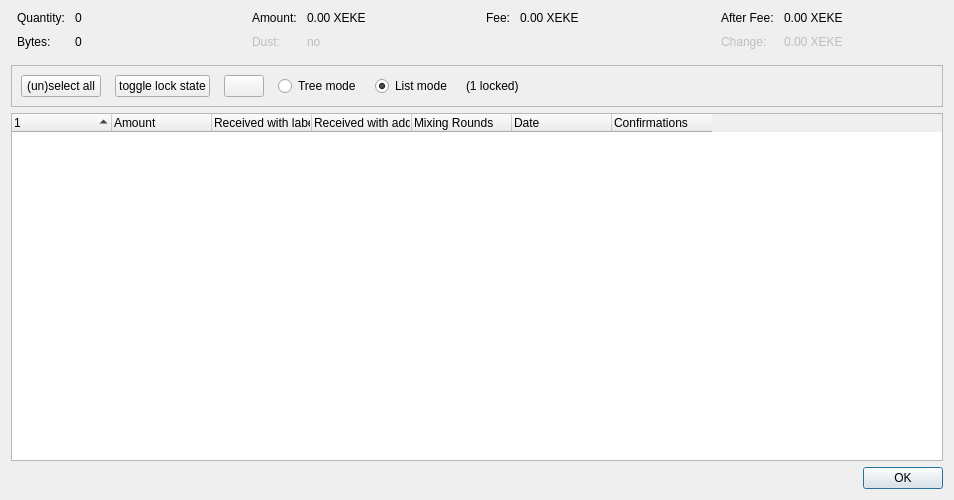
<?xml version="1.0" encoding="UTF-8"?>
<ui version="4.0">
 <class>CoinControlDialog</class>
 <widget class="QDialog" name="CoinControlDialog">
  <property name="geometry">
   <rect>
    <x>0</x>
    <y>0</y>
    <width>954</width>
    <height>500</height>
   </rect>
  </property>
  <property name="windowTitle">
   <string>Coin Selection</string>
  </property>
  <layout class="QVBoxLayout" name="verticalLayout">
   <item>
    <layout class="QHBoxLayout" name="horizontalLayoutTop" stretch="0,0,0,0">
     <property name="topMargin">
      <number>0</number>
     </property>
     <property name="bottomMargin">
      <number>10</number>
     </property>
     <item>
      <layout class="QFormLayout" name="formLayoutCoinControl1">
       <property name="horizontalSpacing">
        <number>10</number>
       </property>
       <property name="verticalSpacing">
        <number>10</number>
       </property>
       <property name="leftMargin">
        <number>6</number>
       </property>
       <property name="rightMargin">
        <number>6</number>
       </property>
       <item row="0" column="0">
        <widget class="QLabel" name="labelCoinControlQuantityText">
         <property name="text">
          <string>Quantity:</string>
         </property>
        </widget>
       </item>
       <item row="0" column="1">
        <widget class="QLabel" name="labelCoinControlQuantity">
         <property name="cursor">
          <cursorShape>IBeamCursor</cursorShape>
         </property>
         <property name="contextMenuPolicy">
          <enum>Qt::ActionsContextMenu</enum>
         </property>
         <property name="text">
          <string notr="true">0</string>
         </property>
         <property name="textInteractionFlags">
          <set>Qt::LinksAccessibleByMouse|Qt::TextSelectableByKeyboard|Qt::TextSelectableByMouse</set>
         </property>
        </widget>
       </item>
       <item row="1" column="0">
        <widget class="QLabel" name="labelCoinControlBytesText">
         <property name="text">
          <string>Bytes:</string>
         </property>
        </widget>
       </item>
       <item row="1" column="1">
        <widget class="QLabel" name="labelCoinControlBytes">
         <property name="cursor">
          <cursorShape>IBeamCursor</cursorShape>
         </property>
         <property name="contextMenuPolicy">
          <enum>Qt::ActionsContextMenu</enum>
         </property>
         <property name="text">
          <string notr="true">0</string>
         </property>
         <property name="textInteractionFlags">
          <set>Qt::LinksAccessibleByMouse|Qt::TextSelectableByKeyboard|Qt::TextSelectableByMouse</set>
         </property>
        </widget>
       </item>
      </layout>
     </item>
     <item>
      <layout class="QFormLayout" name="formLayoutCoinControl2">
       <property name="horizontalSpacing">
        <number>10</number>
       </property>
       <property name="verticalSpacing">
        <number>10</number>
       </property>
       <property name="leftMargin">
        <number>6</number>
       </property>
       <property name="rightMargin">
        <number>6</number>
       </property>
       <item row="0" column="0">
        <widget class="QLabel" name="labelCoinControlAmountText">
         <property name="text">
          <string>Amount:</string>
         </property>
        </widget>
       </item>
       <item row="0" column="1">
        <widget class="QLabel" name="labelCoinControlAmount">
         <property name="cursor">
          <cursorShape>IBeamCursor</cursorShape>
         </property>
         <property name="contextMenuPolicy">
          <enum>Qt::ActionsContextMenu</enum>
         </property>
         <property name="text">
          <string notr="true">0.00 XEKE</string>
         </property>
         <property name="textInteractionFlags">
          <set>Qt::LinksAccessibleByMouse|Qt::TextSelectableByKeyboard|Qt::TextSelectableByMouse</set>
         </property>
        </widget>
       </item>
       <item row="1" column="0">
        <widget class="QLabel" name="labelCoinControlLowOutputText">
         <property name="enabled">
          <bool>false</bool>
         </property>
         <property name="text">
          <string>Dust:</string>
         </property>
        </widget>
       </item>
       <item row="1" column="1">
        <widget class="QLabel" name="labelCoinControlLowOutput">
         <property name="enabled">
          <bool>false</bool>
         </property>
         <property name="cursor">
          <cursorShape>IBeamCursor</cursorShape>
         </property>
         <property name="contextMenuPolicy">
          <enum>Qt::ActionsContextMenu</enum>
         </property>
         <property name="text">
          <string notr="true">no</string>
         </property>
         <property name="textInteractionFlags">
          <set>Qt::LinksAccessibleByMouse|Qt::TextSelectableByKeyboard|Qt::TextSelectableByMouse</set>
         </property>
        </widget>
       </item>
      </layout>
     </item>
     <item>
      <layout class="QFormLayout" name="formLayoutCoinControl3">
       <property name="horizontalSpacing">
        <number>10</number>
       </property>
       <property name="verticalSpacing">
        <number>10</number>
       </property>
       <property name="leftMargin">
        <number>6</number>
       </property>
       <property name="rightMargin">
        <number>6</number>
       </property>
       <item row="0" column="0">
        <widget class="QLabel" name="labelCoinControlFeeText">
         <property name="text">
          <string>Fee:</string>
         </property>
        </widget>
       </item>
       <item row="0" column="1">
        <widget class="QLabel" name="labelCoinControlFee">
         <property name="cursor">
          <cursorShape>IBeamCursor</cursorShape>
         </property>
         <property name="contextMenuPolicy">
          <enum>Qt::ActionsContextMenu</enum>
         </property>
         <property name="text">
          <string notr="true">0.00 XEKE</string>
         </property>
         <property name="textInteractionFlags">
          <set>Qt::LinksAccessibleByMouse|Qt::TextSelectableByKeyboard|Qt::TextSelectableByMouse</set>
         </property>
        </widget>
       </item>
      </layout>
     </item>
     <item>
      <layout class="QFormLayout" name="formLayoutCoinControl4">
       <property name="horizontalSpacing">
        <number>10</number>
       </property>
       <property name="verticalSpacing">
        <number>10</number>
       </property>
       <property name="leftMargin">
        <number>6</number>
       </property>
       <property name="rightMargin">
        <number>6</number>
       </property>
       <item row="0" column="0">
        <widget class="QLabel" name="labelCoinControlAfterFeeText">
         <property name="text">
          <string>After Fee:</string>
         </property>
        </widget>
       </item>
       <item row="0" column="1">
        <widget class="QLabel" name="labelCoinControlAfterFee">
         <property name="cursor">
          <cursorShape>IBeamCursor</cursorShape>
         </property>
         <property name="contextMenuPolicy">
          <enum>Qt::ActionsContextMenu</enum>
         </property>
         <property name="text">
          <string notr="true">0.00 XEKE</string>
         </property>
         <property name="textInteractionFlags">
          <set>Qt::LinksAccessibleByMouse|Qt::TextSelectableByKeyboard|Qt::TextSelectableByMouse</set>
         </property>
        </widget>
       </item>
       <item row="1" column="0">
        <widget class="QLabel" name="labelCoinControlChangeText">
         <property name="enabled">
          <bool>false</bool>
         </property>
         <property name="text">
          <string>Change:</string>
         </property>
        </widget>
       </item>
       <item row="1" column="1">
        <widget class="QLabel" name="labelCoinControlChange">
         <property name="enabled">
          <bool>false</bool>
         </property>
         <property name="cursor">
          <cursorShape>IBeamCursor</cursorShape>
         </property>
         <property name="contextMenuPolicy">
          <enum>Qt::ActionsContextMenu</enum>
         </property>
         <property name="text">
          <string notr="true">0.00 XEKE</string>
         </property>
         <property name="textInteractionFlags">
          <set>Qt::LinksAccessibleByMouse|Qt::TextSelectableByKeyboard|Qt::TextSelectableByMouse</set>
         </property>
        </widget>
       </item>
      </layout>
     </item>
    </layout>
   </item>
   <item>
    <widget class="QFrame" name="frame">
     <property name="minimumSize">
      <size>
       <width>0</width>
       <height>40</height>
      </size>
     </property>
     <property name="frameShape">
      <enum>QFrame::StyledPanel</enum>
     </property>
     <property name="frameShadow">
      <enum>QFrame::Sunken</enum>
     </property>
     <layout class="QHBoxLayout" name="horizontalLayout">
      <item>
       <layout class="QHBoxLayout" name="horizontalLayoutPanel" stretch="0,0,0,0,0,0,0">
        <property name="spacing">
         <number>14</number>
        </property>
        <item>
         <widget class="QPushButton" name="pushButtonSelectAll">
          <property name="sizePolicy">
           <sizepolicy hsizetype="Maximum" vsizetype="Fixed">
            <horstretch>0</horstretch>
            <verstretch>0</verstretch>
           </sizepolicy>
          </property>
          <property name="text">
           <string>(un)select all</string>
          </property>
          <property name="autoDefault">
           <bool>false</bool>
          </property>
         </widget>
        </item>
        <item>
         <widget class="QPushButton" name="pushButtonToggleLock">
          <property name="sizePolicy">
           <sizepolicy hsizetype="Maximum" vsizetype="Fixed">
            <horstretch>0</horstretch>
            <verstretch>0</verstretch>
           </sizepolicy>
          </property>
          <property name="text">
           <string>toggle lock state</string>
          </property>
          <property name="autoDefault">
           <bool>false</bool>
          </property>
         </widget>
        </item>
        <item>
         <widget class="QPushButton" name="hideButton">
          <property name="sizePolicy">
           <sizepolicy hsizetype="Maximum" vsizetype="Fixed">
            <horstretch>0</horstretch>
            <verstretch>0</verstretch>
           </sizepolicy>
          </property>
          <property name="text">
           <string/>
          </property>
          <property name="autoDefault">
           <bool>false</bool>
          </property>
         </widget>
        </item>
        <item>
         <widget class="QRadioButton" name="radioTreeMode">
          <property name="sizePolicy">
           <sizepolicy hsizetype="Maximum" vsizetype="Fixed">
            <horstretch>0</horstretch>
            <verstretch>0</verstretch>
           </sizepolicy>
          </property>
          <property name="text">
           <string>Tree mode</string>
          </property>
         </widget>
        </item>
        <item>
         <widget class="QRadioButton" name="radioListMode">
          <property name="sizePolicy">
           <sizepolicy hsizetype="Maximum" vsizetype="Fixed">
            <horstretch>0</horstretch>
            <verstretch>0</verstretch>
           </sizepolicy>
          </property>
          <property name="text">
           <string>List mode</string>
          </property>
          <property name="checked">
           <bool>true</bool>
          </property>
         </widget>
        </item>
        <item>
         <widget class="QLabel" name="labelLocked">
          <property name="text">
           <string>(1 locked)</string>
          </property>
         </widget>
        </item>
        <item>
         <spacer name="horizontalSpacer">
          <property name="orientation">
           <enum>Qt::Horizontal</enum>
          </property>
          <property name="sizeHint" stdset="0">
           <size>
            <width>40</width>
            <height>20</height>
           </size>
          </property>
         </spacer>
        </item>
       </layout>
      </item>
     </layout>
    </widget>
   </item>
   <item>
    <widget class="CoinControlTreeWidget" name="treeWidget">
     <property name="contextMenuPolicy">
      <enum>Qt::CustomContextMenu</enum>
     </property>
     <property name="sortingEnabled">
      <bool>false</bool>
     </property>
     <property name="columnCount">
      <number>7</number>
     </property>
     <attribute name="headerShowSortIndicator" stdset="0">
      <bool>true</bool>
     </attribute>
     <attribute name="headerStretchLastSection">
      <bool>false</bool>
     </attribute>
     <column>
      <property name="text">
       <string/>
      </property>
     </column>
     <column>
      <property name="text">
       <string>Amount</string>
      </property>
     </column>
     <column>
      <property name="text">
       <string>Received with label</string>
      </property>
     </column>
     <column>
      <property name="text">
       <string>Received with address</string>
      </property>
     </column>
     <column>
      <property name="text">
       <string>Mixing Rounds</string>
      </property>
     </column>
     <column>
      <property name="text">
       <string>Date</string>
      </property>
     </column>
     <column>
      <property name="text">
       <string>Confirmations</string>
      </property>
      <property name="toolTip">
       <string>Confirmed</string>
      </property>
     </column>
    </widget>
   </item>
   <item>
    <widget class="QDialogButtonBox" name="buttonBox">
     <property name="orientation">
      <enum>Qt::Horizontal</enum>
     </property>
     <property name="standardButtons">
      <set>QDialogButtonBox::Ok</set>
     </property>
    </widget>
   </item>
  </layout>
 </widget>
 <customwidgets>
  <customwidget>
   <class>CoinControlTreeWidget</class>
   <extends>QTreeWidget</extends>
   <header>qt/coincontroltreewidget.h</header>
  </customwidget>
 </customwidgets>
 <resources/>
 <connections/>
</ui>
